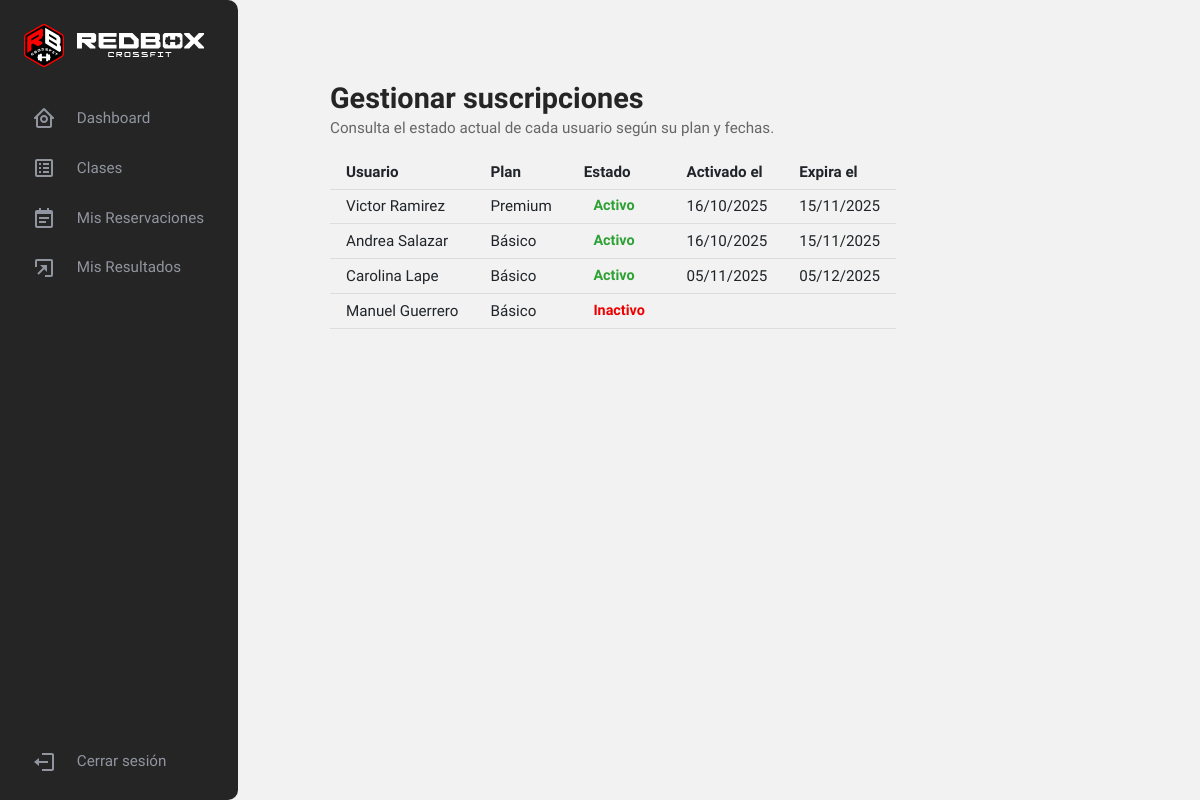
The page /gestionarsuscripciones/ (signed in) on the database as committed earlier.
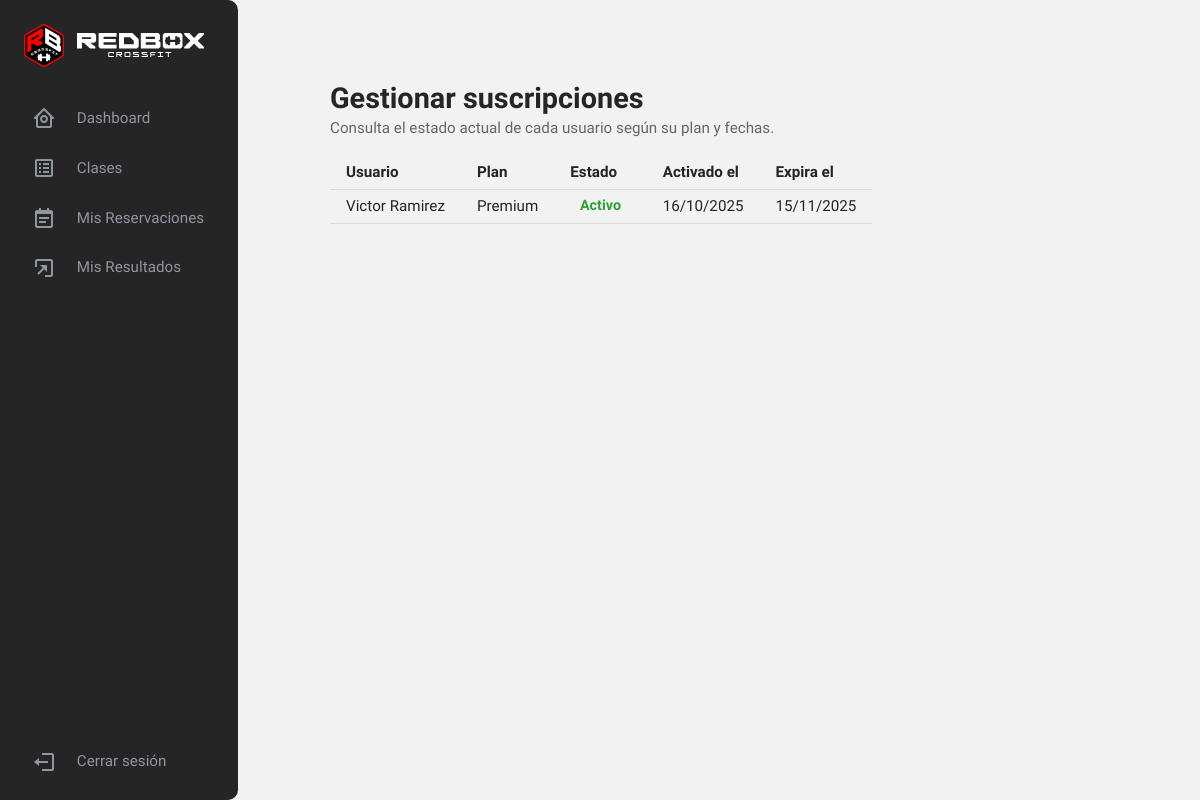
The same page on the database as committed later.
### tasks/models.py (models this page shows, shortened)
class Profile(models.Model):
    ROLE_CHOICES = [
        ('user', 'Usuario'),
        ('coach', 'Coach'),
        ('admin', 'Administrador'),
    ]
    GENDER_CHOICES = [
        ('M', 'Masculino'),
        ('F', 'Femenino'),
        ('O', 'Otro'),
    ]
    PLAN_CHOICES = [
        ('basic', 'Básico'),
        ('premium', 'Premium'),
    ]
    user = models.OneToOneField(User, on_delete=models.CASCADE)
    role = models.CharField(
        max_length=10, choices=ROLE_CHOICES, default='user')
    phone = models.CharField(max_length=20, blank=True)
    birth_date = models.DateField(null=True, blank=True)
    gender = models.CharField(max_length=1, choices=GENDER_CHOICES, blank=True)
    identity_card = models.CharField(max_length=20, blank=True)
    weight = models.FloatField(null=True, blank=True)  # en kilogramos
    height = models.FloatField(null=True, blank=True)  # en metros
    creditos = models.PositiveIntegerField(default=0)  # créditos iniciales
    plan = models.CharField(
        max_length=10, choices=PLAN_CHOICES, default='basic')
    activated_on = models.DateField(null=True, blank=True)
    expires_on = models.DateField(null=True, blank=True)
    @property
    def is_activo(self):
        return self.expires_on and self.expires_on >= date.today()

### tasks/views.py (the view)
# urls.py: path('gestionarsuscripciones/', views.gestionar_suscripciones,
@login_required
def gestionar_suscripciones(request):
    if request.user.profile.role != 'admin':
        return redirect('dashboard')
    perfiles = Profile.objects.select_related('user').all()
    return render(request, 'gestionar_suscripciones.html', {
        'perfiles': perfiles,
        'usuario_actual': request.user
    })

### tasks/templates/gestionar_suscripciones.html (shortened to what this page needs)
{% extends 'base.html' %}
{% load static %}
{% block content %}
<div class="gestion-roles-container mt-5">
    <h2 class="section-title">Gestionar suscripciones</h2>
    <p class="section-description">Consulta el estado actual de cada usuario según su plan y fechas.</p>
    <div class="tabla-usuarios-wrapper">
        <table class="tabla-usuarios">
            <thead>
                <tr>
                    <th>Usuario</th>
                    <th>Plan</th>
                    <th>Estado</th>
                    <th>Activado el</th>
                    <th>Expira el</th>
                </tr>
            </thead>
            <tbody>
                {% for perfil in perfiles %}
                <tr>
                    <td>{{ perfil.user.first_name }} {{ perfil.user.last_name }}</td>
                    <td>{{ perfil.get_plan_display }}</td>
                    <td>
                        {% if perfil.is_activo %}
                        <span class="badge badge-success">Activo</span>
                        {% else %}
                        <span class="badge badge-danger">Inactivo</span>
                        {% endif %}
                    </td>
                    <td>{{ perfil.activated_on|date:"d/m/Y" }}</td>
                    <td>{{ perfil.expires_on|date:"d/m/Y" }}</td>
                </tr>
                {% endfor %}
            </tbody>
        </table>
    </div>
</div>
{% endblock %}

Rows that differ between the two databases and show on the page:
removed Profile: plan "Básico", shows "Activo", activated_on "16/10/2025", expires_on "15/11/2025"
removed Profile: plan "Básico", activated_on "05/11/2025", expires_on "05/12/2025"
removed Profile: plan "Básico", shows "Inactivo"
